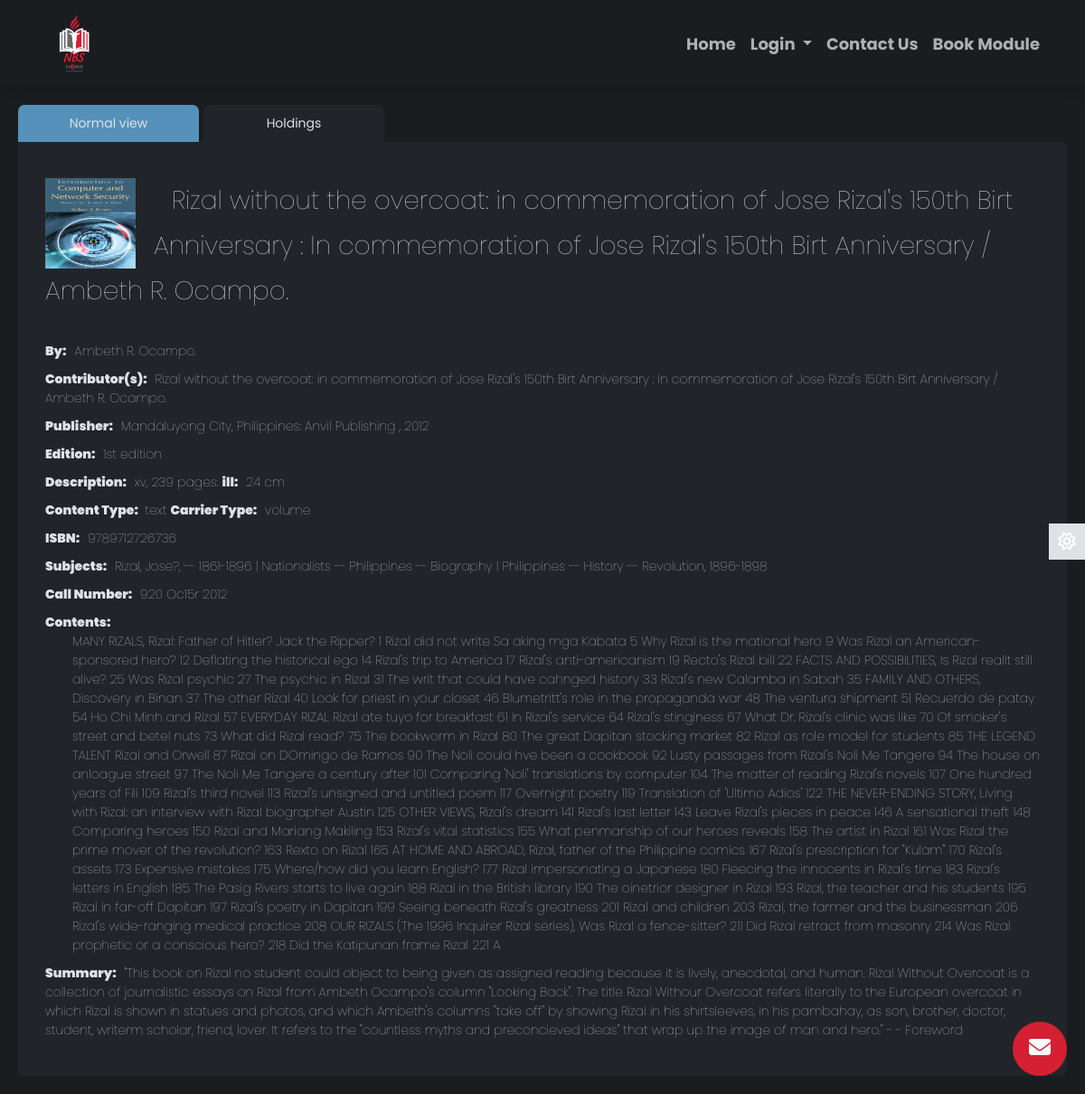
Before: /Source/librarian/user/display-book-info.php?id=111 with the older database file.
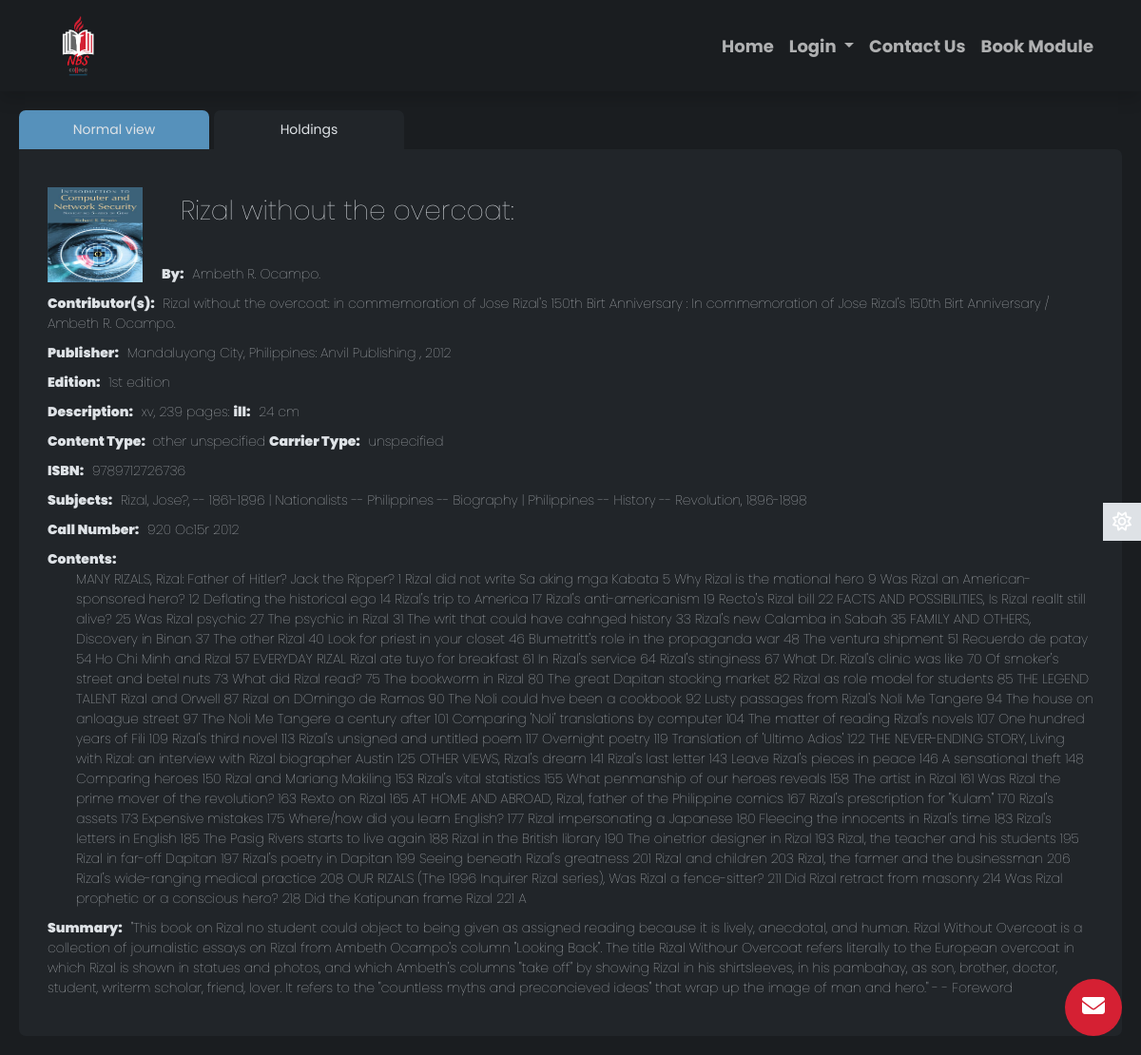
After: the same page with the newer database file.
### tables this page shows
CREATE TABLE `book_module` (
  `accession_number` varchar(255) NOT NULL,
  `title_proper` varchar(5000) NOT NULL,
  `responsibility` varchar(5000) NOT NULL,
  `preffered_title` varchar(1000) NOT NULL,
  `parallel_title` varchar(1000) NOT NULL,
  `main_creator` varchar(1000) NOT NULL,
  `add_entry_creator` varchar(1000) NOT NULL,
  `contributors` varchar(1000) NOT NULL,
  `add_entry_corporate` varchar(1000) NOT NULL,
  `place_of_publication` varchar(1000) NOT NULL,
  `publisher` varchar(1000) NOT NULL,
  `date_of_publication` varchar(1000) NOT NULL,
  `edition` varchar(1000) NOT NULL,
  `extent_of_text` varchar(1000) NOT NULL,
  `illustrations` varchar(1000) NOT NULL,
  `dimension` varchar(100) NOT NULL,
  `acc_materials` varchar(1000) NOT NULL,
  `series` varchar(100) NOT NULL,
  `supp_content` varchar(100) NOT NULL,
  `ISBN` varchar(100) NOT NULL,
  `content_type` varchar(100) NOT NULL,
  `media_type` varchar(100) NOT NULL,
  `carrier_type` varchar(100) NOT NULL,
  `URL` varchar(5000) NOT NULL,
  `subject_type` varchar(20) NOT NULL,
  `subject_info` varchar(5000) NOT NULL,
  `call_number_type` varchar(100) NOT NULL,
  `call_number_info` varchar(100) NOT NULL,
  `language` varchar(100) NOT NULL,
  `library_location` varchar(100) NOT NULL,
  `electronic_access` varchar(100) NOT NULL,
  `book_image` varchar(100) NOT NULL,
  `entered_by` varchar(100) NOT NULL,
  `updated_by` varchar(100) NOT NULL,
  `date_entered` varchar(100) NOT NULL,
  `date_updated` varchar(100) NOT NULL,
  `quantity` varchar(100) NOT NULL,
  `available` varchar(100) NOT NULL,
  `location` varchar(100) NOT NULL,
  `content_notes` varchar(5000) NOT NULL,
  `abstract` varchar(5000) NOT NULL,
  `review` varchar(5000) NOT NULL,
  `remarks` varchar(255) NOT NULL
);

### Source/librarian/user/display-book-info.php (the view, shortened to what the changed rows need)
<?php
    include 'inc/header.php';
    if(isset($_GET['id'])) {
        $id = $_GET['id'];
        $query = "SELECT * FROM book_module WHERE accession_number = ?";
        $stmt = mysqli_prepare($link, $query);
        mysqli_stmt_bind_param($stmt, "s", $id);
        mysqli_stmt_execute($stmt);
        $result = mysqli_stmt_get_result($stmt);
        if(mysqli_num_rows($result) == 1) {
            $row = mysqli_fetch_assoc($result);
            $title_proper =  $row['title_proper'];
            $main_creator = $row['main_creator'];
            $contributors = $row['contributors'];
            $place_of_publication = $row['place_of_publication'];
            $publisher = $row['publisher'];
            $date_of_publication = $row['date_of_publication'];
            $edition = $row['edition'];
            $illustrations = $row['illustrations'];
            $dimension = $row['dimension'];
            $ISBN = $row['ISBN'];
            $content_type = $row['content_type'];
            $carrier_type = $row['carrier_type'];
            $subject_info = $row['subject_info'];
            $call_number_info = $row['call_number_info'];
            $imagepath = $row['book_image'];
            $content_notes = $row['content_notes'];
            $review = $row['review'];
        } else {
            echo "Book not found!";
            exit();
        }
    } else {
        echo "Book ID not provided!";
        exit();
    }
 ?>
<!DOCTYPE html>
<html lang="en">
<head>
    <link rel="stylesheet" href="inc/css/tabs.css">
</head>
<body>
    <div class="tabs-controller">
        <div class="tabs-wrapper">
            <div class="tab-contents">
                <div class="content active">
                    <div class="image-container">
                        <?php if(!empty($imagepath)): ?>
                            <img src="../<?php echo $imagepath; ?>">
                        <?php endif; ?>
                    </div>
                    <div class="normal-view">
                        <h2>
                            <?php if(!empty($title_proper)): ?>
                                <span class="title"><?php echo $title_proper; ?></span>
                            <?php endif; ?>
                        </h2>
                    </div>
                    <br>
                    <div class="normal-view">
                        <?php if(!empty($main_creator)): ?>
                            <span style="color:inherit; font-weight:900; margin-right:5px;">By:</span>
                            <span class="normal-value" style="color:inherit; font-weight:lighter;"><?php echo $main_creator?></span>
                        <?php endif; ?>
                    </div>
                    <div class="normal-view">
                        <?php if(!empty($contributors)): ?>
                            <span class="sub" style="color:inherit; font-weight:900; margin-right:5px;">Contributor(s):</span>
                            <span class="normal-value" style="color:inherit; font-weight:lighter;"><?php echo $contributors?></span>
                        <?php endif; ?>
                    </div>
                    <div class="normal-view">
                        <?php if(!empty($place_of_publication) || !empty($publisher) || !empty($date_of_publication)): ?>
                            <span class="sub" style="color:inherit; font-weight:900; margin-right:5px;">Publisher:</span>
                            <span class="normal-value" style="color:inherit; font-weight:lighter;"><?php echo $place_of_publication . ": " . $publisher . ", " . $date_of_publication?></span>
                        <?php endif; ?>
                    </div>
                    <div class="normal-view">
                        <?php if(!empty($edition)): ?>
                            <span class="sub" style="color:inherit; font-weight:900; margin-right:5px;">Edition:</span>
                            <span class="normal-value" style="color:inherit; font-weight:lighter;"><?php echo $edition?></span>
                        <?php endif; ?>
                    </div>
                    <div class="normal-view">
                        <?php if(!empty($dimension) || !empty($illustrations)): ?>
                            <?php if(!empty($dimension)): ?>
                                <span class="sub" style="color:inherit; font-weight:900; margin-right:5px;">Description:</span>
                                <span class="normal-value" style="color:inherit; font-weight:lighter;"><?php echo $dimension . ": "; ?></span>
                            <?php endif; ?>
                            <?php if(!empty($illustrations)): ?>
                                <span class="sub" style="color:inherit; font-weight:900; margin-right:5px;">ill:</span>
                                <span class="normal-value" style="color:inherit; font-weight:lighter;"><?php echo $illustrations; ?></span>
                            <?php endif; ?>
                        <?php endif; ?>
                    </div>
                    <div class="normal-view">
                        <?php if(!empty($content_type) || !empty($carrier_type)): ?>
                            <?php if(!empty($content_type)): ?>
                            <span  class="sub" style="color:inherit; font-weight:900; margin-right:5px;">Content Type: </span>
                            <span class="normal-value" style="color:inherit; font-weight:lighter;"><?php echo $content_type?></span>
                            <?php endif; ?>
                            <?php if(!empty($carrier_type)): ?>
                            <span  class="sub" style="color:inherit; font-weight:900; margin-right:5px;">Carrier Type:</span>
                            <span class="normal-value" style="color:inherit; font-weight:lighter;"><?php echo $carrier_type?></span>
                            <?php endif; ?>
                        <?php endif; ?>
                    </div>
                    <div class="normal-view">
                        <?php if(!empty($ISBN)): ?>
                            <span  class="sub" style="color:inherit; font-weight:900; margin-right:5px;">ISBN:</span>
                            <span class="normal-value" style="color:inherit; font-weight:lighter;"><?php echo $ISBN?></span>
                        <?php endif; ?>
                    </div>
                    <div class="normal-view">
                        <?php if(!empty($subject_info)): ?>
                            <span  class="sub" style="color:inherit; font-weight:900; margin-right:5px;">Subjects:</span>
                            <span class="normal-value" style="color:inherit; font-weight:lighter;"> <?php echo $subject_info; ?></span>
                        <?php endif; ?>
                    </div>
                    <div class="normal-view">
                        <?php if(!empty($call_number_info)): ?>
                            <span  class="sub" style="color:inherit; font-weight:900; margin-right:5px;">Call Number:</span>
                            <span class="normal-value" style="color:inherit ; font-weight:lighter;"><?php echo $call_number_info?></span>
                        <?php endif; ?>
                    </div>
                    <div class="normal-view">
                        <?php if(!empty($content_notes)): ?>
                            <span  class="sub" style="color:inherit; font-weight:900; margin-right:5px;">Contents:</span>
                            <div class="content-info" style="color:inherit; font-weight:lighter;"><?php echo $content_notes?></div>
                        <?php endif; ?>
                    </div>
                    <div class="normal-view">
                        <?php if(!empty($review)): ?>
                            <span  class="sub" style="color:inherit; font-weight:900; margin-right:5px;">Summary:</span>
                            <span class="normal-value" style="color:inherit; font-weight:lighter;"><?php echo $review?></span>
                        <?php endif; ?>
                    </div>
                </div>
            </div>
        </div>
    </div>
</body>
</html>

Changed rows visible on the page:
changed book_module "Ambeth R. Ocampo.": title_proper "Rizal without the overcoat: in commemoration of Jose Rizal's 150th Birt Anniversary : In commemoration of Jose Rizal's 150th Birt Anniversary / Ambeth R. Ocampo." → "Rizal without the overcoat:"; content_type "text" → "other unspecified"; carrier_type "volume" → "unspecified"
